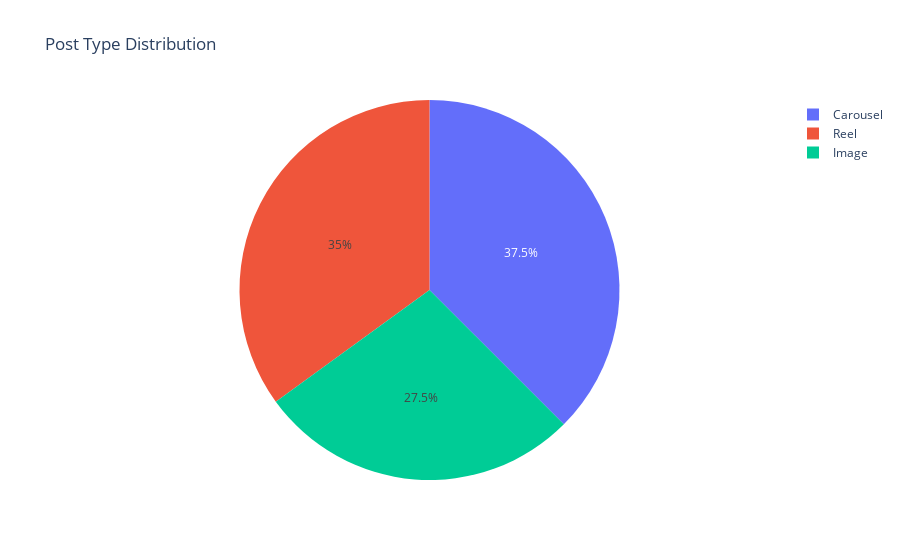

Notebook cell for this chart:
### Markdown cell above
## Post Type Distribution

### Code cell
fig = px.pie(df, names='Post_Type', title='Post Type Distribution')
fig.show()

### Figure 1 — Plotly figure (JSON) as saved in the notebook; plotly's stock layout.template omitted (floating-point values rounded to 4 significant figures)
{"data": [{"domain": {"x": [0, 1], "y": [0, 1]}, "hovertemplate": "Post_Type=%{label}<extra></extra>", "labels": ["Carousel", "Reel", "Reel", "Reel", "Reel", "Reel", "Reel", "Reel", "Reel", "Reel", "Reel", "Reel", "Image", "Carousel", "Carousel", "Carousel", "Carousel", "Image", "Carousel", "Image", "Carousel", "Image", "Carousel", "Image", "Image", "Image", "Reel", "Carousel", "Carousel", "Reel", "Image", "Image", "Carousel", "Carousel", "Image", "Carousel", "Carousel", "Reel", "Image", "Carousel"], "legendgroup": "", "name": "", "showlegend": true, "type": "pie"}], "layout": {"legend": {"tracegroupgap": 0}, "title": {"text": "Post Type Distribution"}}}
